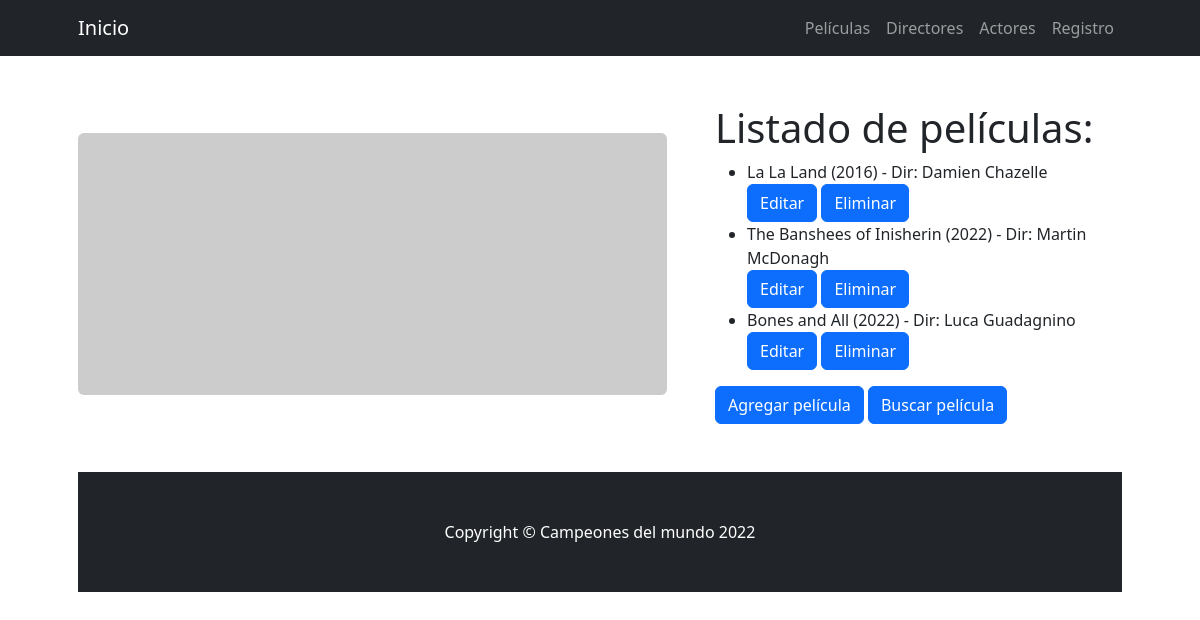
/AppCoder/listarPelis/, run on an earlier commit of the app's database.
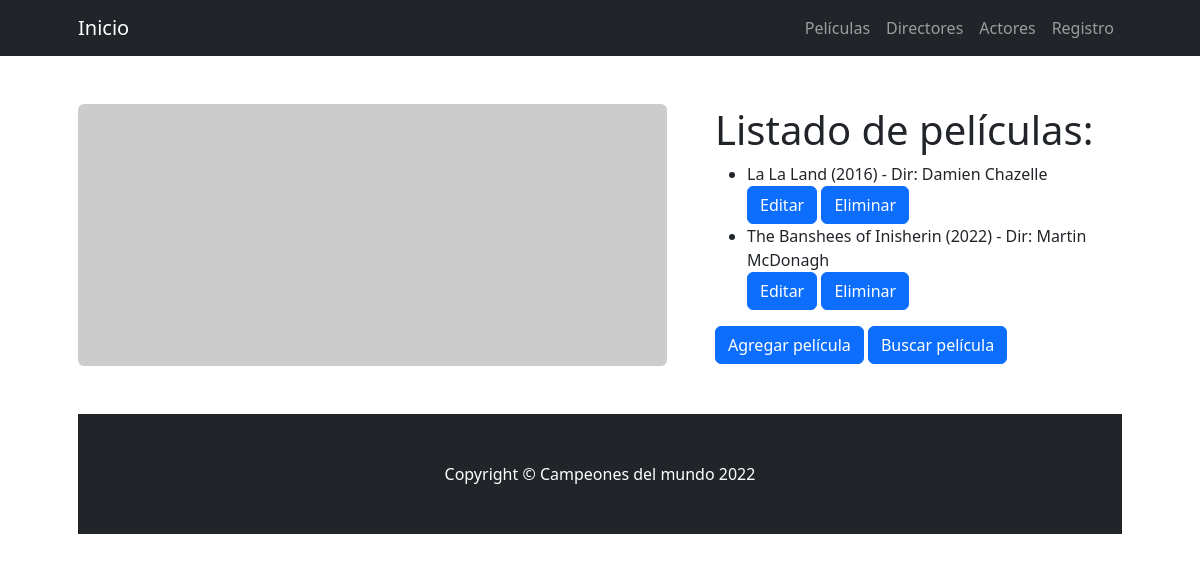
And on a later commit of the database.
### AppCoder/models.py (models this page shows, shortened)
class pelicula(models.Model):
    nombre = models.CharField(max_length=200)
    anio = models.IntegerField()
    duracion = models.IntegerField()
    pais = models.CharField(max_length=200)
    director = models.CharField(max_length=200)

### AppCoder/views.py (the view)
# urls.py: path("listarPelis/", listarPelis, name="listarPelis"),
def listarPelis(request):
    pelis = pelicula.objects.all()
    return render (request, "AppCoder/listarPelis.html", {"pelis": pelis})

### AppCoder/templates/AppCoder/listarPelis.html (shortened to what this page needs)
{% extends "AppCoder/padre.html" %}
{% load static %}
{% block titulo %}
    <h1 class="font-weight-light">Listado de películas:</h1>
{% endblock %}
{% block descripcion %}
<ul>
    {% for pelicula in pelis %}
    <li>{{ pelicula.nombre }} ({{ pelicula.anio }}) - Dir: {{ pelicula.director }}</li>
    <a class = "btn btn-primary" href="{% url 'editarPeli' pelicula.id %}">Editar</a>
    <a class = "btn btn-primary" href="{% url 'eliminarPeli' pelicula.id %}">Eliminar</a>
    {% endfor %}
</ul>
{% endblock %}
{% block botonAgregar %} <a class="btn btn-primary" href="{% url 'peliFormulario' %}">Agregar película</a>
<a class="btn btn-primary" href="{% url 'busquedaPeli' %}">Buscar película</a>
{% endblock %}

What changed in the data, as far as the page shows it:
removed pelicula: nombre "Bones and All", anio "2022", director "Luca Guadagnino"
